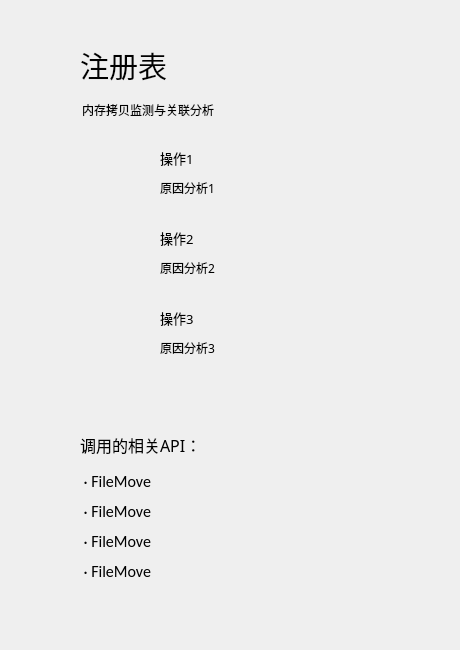
<?xml version="1.0" encoding="UTF-8"?>
<ui version="4.0">
 <class>InfoView</class>
 <widget class="QWidget" name="InfoView">
  <property name="geometry">
   <rect>
    <x>0</x>
    <y>0</y>
    <width>460</width>
    <height>650</height>
   </rect>
  </property>
  <property name="windowTitle">
   <string>Form</string>
  </property>
  <widget class="QLabel" name="API_Title">
   <property name="geometry">
    <rect>
     <x>80</x>
     <y>430</y>
     <width>150</width>
     <height>30</height>
    </rect>
   </property>
   <property name="font">
    <font>
     <family>黑体</family>
     <pointsize>12</pointsize>
    </font>
   </property>
   <property name="text">
    <string>调用的相关API：</string>
   </property>
  </widget>
  <widget class="QLabel" name="submain_Title">
   <property name="geometry">
    <rect>
     <x>82</x>
     <y>100</y>
     <width>300</width>
     <height>20</height>
    </rect>
   </property>
   <property name="font">
    <font>
     <family>黑体</family>
     <pointsize>9</pointsize>
    </font>
   </property>
   <property name="text">
    <string>内存拷贝监测与关联分析</string>
   </property>
  </widget>
  <widget class="QLabel" name="main_Title">
   <property name="geometry">
    <rect>
     <x>80</x>
     <y>40</y>
     <width>120</width>
     <height>50</height>
    </rect>
   </property>
   <property name="font">
    <font>
     <family>黑体</family>
     <pointsize>22</pointsize>
    </font>
   </property>
   <property name="text">
    <string>注册表</string>
   </property>
  </widget>
  <widget class="QWidget" name="space_line" native="true">
   <property name="geometry">
    <rect>
     <x>70</x>
     <y>410</y>
     <width>340</width>
     <height>1</height>
    </rect>
   </property>
  </widget>
  <widget class="QLabel" name="api_line_1">
   <property name="geometry">
    <rect>
     <x>80</x>
     <y>470</y>
     <width>300</width>
     <height>22</height>
    </rect>
   </property>
   <property name="font">
    <font>
     <family>Calibri</family>
     <pointsize>12</pointsize>
    </font>
   </property>
   <property name="text">
    <string> · FileMove</string>
   </property>
  </widget>
  <widget class="QLabel" name="api_line_2">
   <property name="geometry">
    <rect>
     <x>80</x>
     <y>500</y>
     <width>300</width>
     <height>22</height>
    </rect>
   </property>
   <property name="font">
    <font>
     <family>Calibri</family>
     <pointsize>12</pointsize>
    </font>
   </property>
   <property name="text">
    <string> · FileMove</string>
   </property>
  </widget>
  <widget class="QLabel" name="api_line_3">
   <property name="geometry">
    <rect>
     <x>80</x>
     <y>530</y>
     <width>300</width>
     <height>22</height>
    </rect>
   </property>
   <property name="font">
    <font>
     <family>Calibri</family>
     <pointsize>12</pointsize>
    </font>
   </property>
   <property name="text">
    <string> · FileMove</string>
   </property>
  </widget>
  <widget class="QLabel" name="api_line_4">
   <property name="geometry">
    <rect>
     <x>80</x>
     <y>560</y>
     <width>300</width>
     <height>22</height>
    </rect>
   </property>
   <property name="font">
    <font>
     <family>Calibri</family>
     <pointsize>12</pointsize>
    </font>
   </property>
   <property name="text">
    <string> · FileMove</string>
   </property>
  </widget>
  <widget class="QLabel" name="v1_img">
   <property name="geometry">
    <rect>
     <x>90</x>
     <y>160</y>
     <width>40</width>
     <height>30</height>
    </rect>
   </property>
   <property name="text">
    <string/>
   </property>
  </widget>
  <widget class="QLabel" name="v1_mainLabel">
   <property name="geometry">
    <rect>
     <x>160</x>
     <y>150</y>
     <width>130</width>
     <height>16</height>
    </rect>
   </property>
   <property name="font">
    <font>
     <family>黑体</family>
     <pointsize>10</pointsize>
    </font>
   </property>
   <property name="text">
    <string>操作1</string>
   </property>
  </widget>
  <widget class="QLabel" name="v1_subLabel">
   <property name="geometry">
    <rect>
     <x>160</x>
     <y>180</y>
     <width>270</width>
     <height>16</height>
    </rect>
   </property>
   <property name="font">
    <font>
     <family>黑体</family>
    </font>
   </property>
   <property name="text">
    <string>原因分析1</string>
   </property>
  </widget>
  <widget class="QLabel" name="v2_subLabel">
   <property name="geometry">
    <rect>
     <x>160</x>
     <y>260</y>
     <width>270</width>
     <height>16</height>
    </rect>
   </property>
   <property name="font">
    <font>
     <family>黑体</family>
    </font>
   </property>
   <property name="text">
    <string>原因分析2</string>
   </property>
  </widget>
  <widget class="QLabel" name="v2_mainLabel">
   <property name="geometry">
    <rect>
     <x>160</x>
     <y>230</y>
     <width>130</width>
     <height>16</height>
    </rect>
   </property>
   <property name="font">
    <font>
     <family>黑体</family>
     <pointsize>10</pointsize>
    </font>
   </property>
   <property name="text">
    <string>操作2</string>
   </property>
  </widget>
  <widget class="QLabel" name="v2_img">
   <property name="geometry">
    <rect>
     <x>90</x>
     <y>240</y>
     <width>40</width>
     <height>30</height>
    </rect>
   </property>
   <property name="text">
    <string/>
   </property>
  </widget>
  <widget class="QLabel" name="v3_subLabel">
   <property name="geometry">
    <rect>
     <x>160</x>
     <y>340</y>
     <width>270</width>
     <height>16</height>
    </rect>
   </property>
   <property name="font">
    <font>
     <family>黑体</family>
    </font>
   </property>
   <property name="text">
    <string>原因分析3</string>
   </property>
  </widget>
  <widget class="QLabel" name="v3_mainLabel">
   <property name="geometry">
    <rect>
     <x>160</x>
     <y>310</y>
     <width>130</width>
     <height>16</height>
    </rect>
   </property>
   <property name="font">
    <font>
     <family>黑体</family>
     <pointsize>10</pointsize>
    </font>
   </property>
   <property name="text">
    <string>操作3</string>
   </property>
  </widget>
  <widget class="QLabel" name="v3_img">
   <property name="geometry">
    <rect>
     <x>90</x>
     <y>320</y>
     <width>40</width>
     <height>30</height>
    </rect>
   </property>
   <property name="text">
    <string/>
   </property>
  </widget>
 </widget>
 <resources/>
 <connections/>
</ui>
